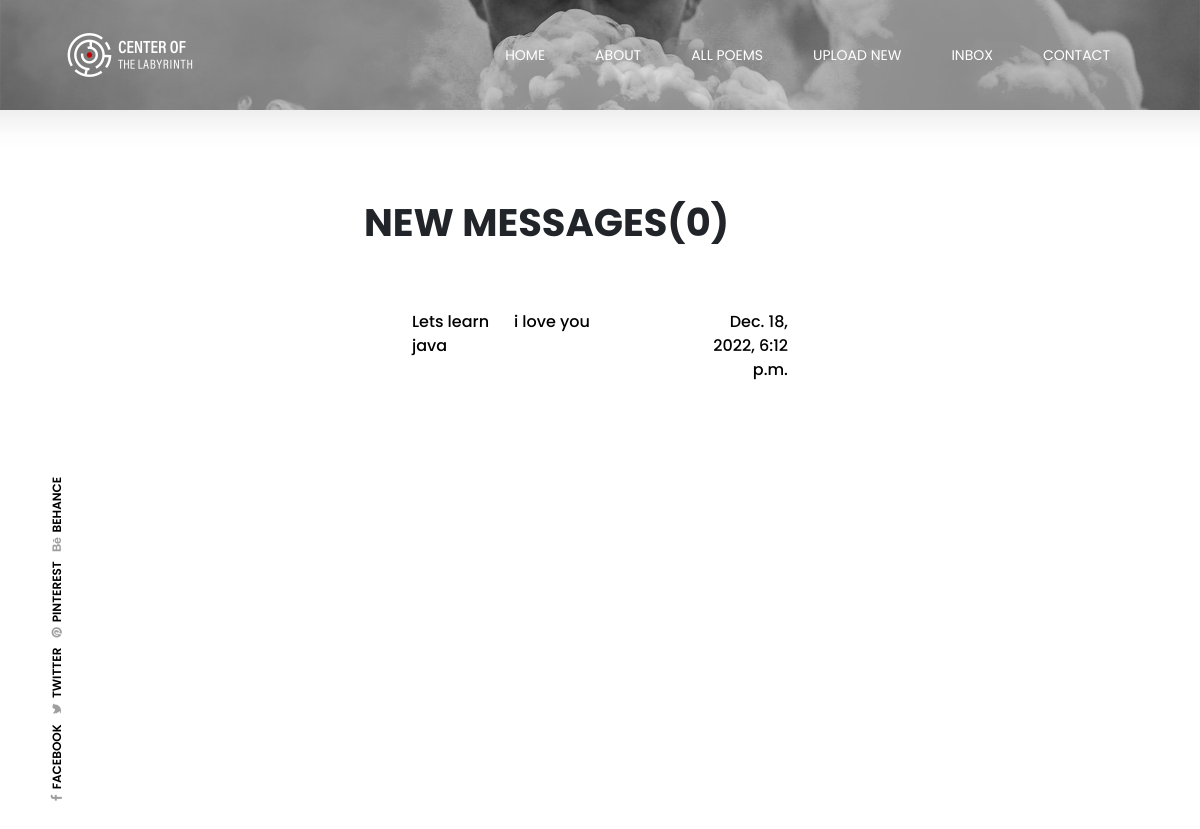
Screenshot of /inbox/ with the database file from the repository.
### base/models.py (models this page shows, shortened)
class Message(models.Model):
    name = models.CharField(max_length=200)
    subject = models.CharField(max_length=500)
    email = models.CharField(max_length=500)
    body = models.TextField()
    created = models.DateTimeField(auto_now_add=True)
    is_read = models.BooleanField(default=False)
    id = models.UUIDField(default=uuid.uuid4, primary_key = True, unique = True, editable=False)
    class Meta:
        ordering = ['is_read', 'created']

### base/views.py (the view)
# urls.py: path('inbox/', views.inbox, name="inbox"),
def inbox(request):
    allmessages = Message.objects.all()
    unread = allmessages.filter(is_read=False).count()
    context = {"allmessages": allmessages, 'unread': unread}
    return render(request, 'base/inbox.html', context)

### base/templates/base/inbox.html (shortened to what this page needs)
{% extends 'main.html' %}
{% load static %}
{% block content %}
<section class="contact-area section_padding_100 mt-100">
  <div class="container">
    <div class="row justify-content-center">
      <main class="inbox my-xl">
        <div class="content-box">
          <h3 class="inbox__title">New Messages(<span>{{unread}}</span>)</h3>
          <ul class="messages">
            {% for message in allmessages %}
            {% if message.is_read %}
            <li class="message">
            {% else %}
            <li class="message message--unread">
              {% endif %}
              <a href="{% url 'messages' message.id %}">
                <span class="message__author">{{message.name}}</span>
                <span class="message__subject">{{message.subject}}</span>
                <span class="message__date">{{message.created}}</span>
              </a>
            </li>
            {% endfor %}
          </ul>
        </div>
      </main>
    </div>
  </div>
</section>
{% endblock content %}

### static/css/core-style.css (style rules this page uses)
* { margin: 0; padding: 0; }
body { font-family: 'Poppins', sans-serif; font-weight: 400; overflow-x: hidden; }
h1, h2, h3, h4, h5, h6 { color: #1d1d1d; line-height: 1.2; font-family: 'Poppins', sans-serif; font-weight: 500; }
a, a:hover, a:focus { -webkit-transition: all 500ms ease 0s; transition: all 500ms ease 0s; text-decoration: none; outline: none; font-size: 14px; color: #000; font-family: 'Poppins', sans-serif; font-weight: 400; }
ul, ol { margin: 0; }
ol li, ul li { list-style: outside none none; }
.mt-100 { margin-top: 100px; }
.section_padding_100 { padding: 100px 0; }
.inbox { height: 90vh; }
.inbox__title, .inbox__title span { font-size: 2.4rem; font-weight: 700; color: var(--color-sub); text-transform: uppercase; text-align: left; margin-bottom: 3rem; }
.inbox__title span { color: var(--color-main); }
.content-box { width: 95%; max-width: 85rem; margin: 0 auto; }
.messages { list-style: none; background: var(--color-white); padding: 0.5rem 3rem; border: 2px solid var(--color-light); border-radius: 0.7rem; }
.message { padding: 2.5rem 0; }
.message > a span { font-size: 1.45rem; font-weight: 500; }
.message > a { display: flex; gap: 1rem; }
.message__author, .message__date { flex-basis: 25%; }
.message__subject { flex-basis: 50%; }
.message__date { text-align: right; }

### base/templates/base/inbox.html (style rules this page uses)
.inbox { height: 90vh; }
.inbox__title, .inbox__title span { font-size: 2.4rem; font-weight: 700; color: var(--color-sub); text-transform: uppercase; text-align: left; margin-bottom: 3rem; }
.inbox__title span { color: var(--color-main); }
.messages { list-style: none; background: var(--color-white); padding: 0.5rem 3rem; border: 2px solid var(--color-light); border-radius: 0.7rem; }
.message { padding: 0.5rem 0; }
.message > a span { font-size: 1rem; font-weight: 500; }
.message > a { display: flex; gap: 1rem; }
.message__author, .message__date { flex-basis: 25%; }
.message__subject { flex-basis: 50%; }
.message__date { text-align: right; }

### rows the page displays
Message: name "Lets learn java", subject "i love you", created "Dec. 18, 2022, 6:12 p.m."

### other values shown
{{ unread }} "0"
